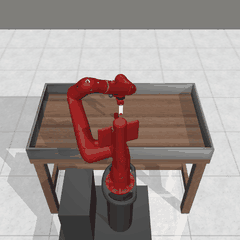
#> input picture models/pick_place_rollout_1.gif, 240 x 240 px
$ python trim_gifs.py
#> lines starting #> are read from the running program, lines starting #| are printed output that depends on the picture
#!/usr/bin/env python3
"""
trim_gifs.py
------------
Reduces file size of pick-place rollout GIFs by:
  1. Downscaling to 50% of original dimensions
  2. Keeping every other frame (halves frame count)
  3. Re-quantising to 64 colours (GIF palette)

Run once before pushing if GIFs are >3 MB each:
    python trim_gifs.py
"""

from pathlib import Path
from PIL import Image, ImageSequence

GIF_DIR = Path("models")
TARGET_GIFS = [
    "pick_place_rollout_1.gif",
    "pick_place_rollout_2.gif",
    "pick_place_rollout_3.gif",
]
SCALE = 0.5          # linear dimension scale (0.5 = quarter the pixels)
KEEP_EVERY_N = 2     # keep 1 frame out of every N
PALETTE_COLOURS = 64 # max GIF palette size (256 max)


def trim_gif(src: Path, dst: Path):
    img = Image.open(src)
#> img is the input picture: PIL image 240x240 P; mean R, G, B 162.3, 150.5, 147.2
    frames = []
    durations = []
    for i, frame in enumerate(ImageSequence.Iterator(img)):
        if i % KEEP_EVERY_N != 0:
            continue
        w, h = frame.size
        new_w, new_h = int(w * SCALE), int(h * SCALE)
        resized = frame.convert("RGBA").resize((new_w, new_h), Image.LANCZOS)
        # GIF palette quantisation requires an RGB (not RGBA) input for MEDIANCUT
        background = Image.new("RGB", resized.size, (255, 255, 255))
        background.paste(resized, mask=resized.split()[3])  # apply alpha
        quantised = background.quantize(colors=PALETTE_COLOURS)
        frames.append(quantised)
        d = frame.info.get("duration", 50)
        durations.append(d * KEEP_EVERY_N)  # preserve apparent speed
#> this loop made 63 passes
#> pass 1, in trim_gif, `resized = frame.convert("RGBA").resize((new_w, new_h), Image.LANCZOS)`:
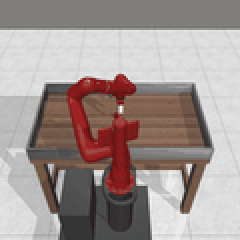
#> resized: PIL image 120x120 RGBA (shown 2 times larger); mean R, G, B, A 162.3, 150.5, 147.2, 255
#> pass 3, in trim_gif, `resized = frame.convert("RGBA").resize((new_w, new_h), Image.LANCZOS)`:
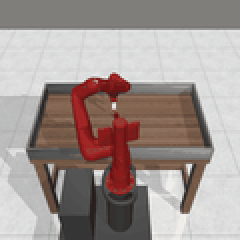
#> resized: PIL image 120x120 RGBA (shown 2 times larger); mean R, G, B, A 162.2, 150.7, 147.3, 255
#> after the loop:
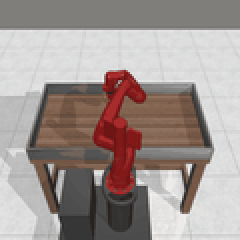
#> background: PIL image 120x120 RGB (shown 2 times larger); mean R, G, B 161.8, 150.9, 147.4
#> after the loop, durations = 32 values from 160 to 160; frames = 32 items

    if not frames:
        print(f"  SKIP {src.name} — no frames")
        return

    frames[0].save(
        dst,
        save_all=True,
        append_images=frames[1:],
        loop=0,
        duration=durations,
        optimize=True,
    )
    before_kb = src.stat().st_size / 1024
    after_kb  = dst.stat().st_size / 1024
    print(f"  {src.name}: {before_kb:.0f} KB -> {after_kb:.0f} KB ({after_kb/before_kb:.0%})")


if __name__ == "__main__":
    for name in TARGET_GIFS:
        src = GIF_DIR / name
        if not src.exists():
            print(f"  SKIP {name} — not found")
            continue
        trim_gif(src, src)  # overwrite in-place
#> pass 2 of the loop `for name in TARGET_GIFS:`:
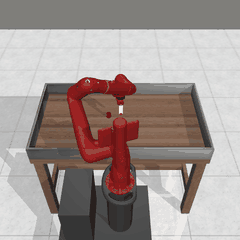
#> input picture models/pick_place_rollout_2.gif, 240 x 240 px
#> in trim_gif, img is the input picture: PIL image 240x240 P; mean R, G, B 162.2, 150.5, 147.2
#> the loop in trim_gif (call 2), `for i, frame in enumerate(ImageSequence.Iterator(img)):` made 63 passes
#> pass 1, in trim_gif (call 2), `resized = frame.convert("RGBA").resize((new_w, new_h), Image.LANCZOS)`:
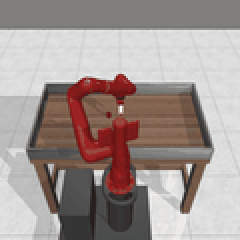
#> resized: PIL image 120x120 RGBA (shown 2 times larger); mean R, G, B, A 162.2, 150.5, 147.2, 255
#> after the loop in trim_gif (call 2), `for i, frame in enumerate(ImageSequence.Iterator(img)):`:
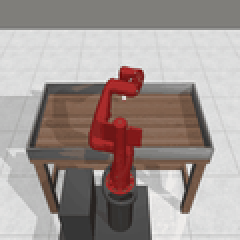
#> background: PIL image 120x120 RGB (shown 2 times larger); mean R, G, B 161.8, 150.7, 147.2
#> pass 3 of the loop `for name in TARGET_GIFS:`:
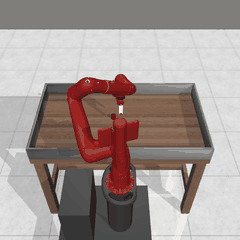
#> input picture models/pick_place_rollout_3.gif, 240 x 240 px
#> in trim_gif, img is the input picture: PIL image 240x240 P; mean R, G, B 162.2, 150.5, 147.2
#> the loop in trim_gif (call 3), `for i, frame in enumerate(ImageSequence.Iterator(img)):` made 63 passes
#> pass 1, in trim_gif (call 3), `resized = frame.convert("RGBA").resize((new_w, new_h), Image.LANCZOS)`:
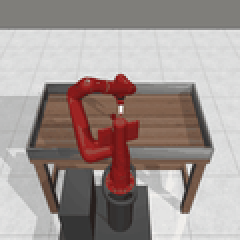
#> resized: PIL image 120x120 RGBA (shown 2 times larger); mean R, G, B, A 162.2, 150.5, 147.2, 255
#> after the loop in trim_gif (call 3), `for i, frame in enumerate(ImageSequence.Iterator(img)):`:
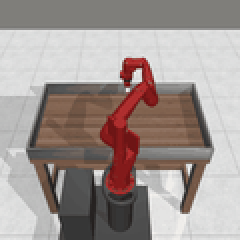
#> background: PIL image 120x120 RGB (shown 2 times larger); mean R, G, B 161.4, 150.6, 147.1
    print("Done.")
